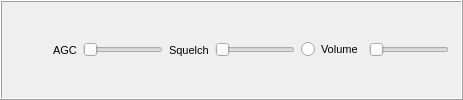
    <widget class="QFrame" name="sliderFrame">
     <property name="sizePolicy">
      <sizepolicy hsizetype="Preferred" vsizetype="Fixed">
       <horstretch>0</horstretch>
       <verstretch>0</verstretch>
      </sizepolicy>
     </property>
     <property name="frameShape">
      <enum>QFrame::Box</enum>
     </property>
     <property name="frameShadow">
      <enum>QFrame::Raised</enum>
     </property>
     <layout class="QHBoxLayout" name="horizontalLayout_2">
      <property name="topMargin">
       <number>2</number>
      </property>
      <property name="rightMargin">
       <number>12</number>
      </property>
      <property name="bottomMargin">
       <number>2</number>
      </property>
      <item>
       <spacer name="horizontalSpacer_2">
        <property name="orientation">
         <enum>Qt::Horizontal</enum>
        </property>
        <property name="sizeHint" stdset="0">
         <size>
          <width>40</width>
          <height>20</height>
         </size>
        </property>
       </spacer>
      </item>
      <item>
       <widget class="QLabel" name="label_3">
        <property name="font">
         <font>
          <pointsize>8</pointsize>
         </font>
        </property>
        <property name="text">
         <string>AGC</string>
        </property>
       </widget>
      </item>
      <item>
       <widget class="QSlider" name="agcSlider">
        <property name="maximumSize">
         <size>
          <width>80</width>
          <height>15</height>
         </size>
        </property>
        <property name="orientation">
         <enum>Qt::Horizontal</enum>
        </property>
       </widget>
      </item>
      <item>
       <widget class="QLabel" name="label">
        <property name="font">
         <font>
          <pointsize>8</pointsize>
         </font>
        </property>
        <property name="text">
         <string>Squelch</string>
        </property>
       </widget>
      </item>
      <item>
       <widget class="QSlider" name="squelchSlider">
        <property name="maximumSize">
         <size>
          <width>80</width>
          <height>15</height>
         </size>
        </property>
        <property name="minimum">
         <number>-100</number>
        </property>
        <property name="maximum">
         <number>0</number>
        </property>
        <property name="value">
         <number>-100</number>
        </property>
        <property name="orientation">
         <enum>Qt::Horizontal</enum>
        </property>
       </widget>
      </item>
      <item>
       <widget class="QRadioButton" name="muteButton">
        <property name="font">
         <font>
          <pointsize>8</pointsize>
         </font>
        </property>
        <property name="text">
         <string>Volume</string>
        </property>
       </widget>
      </item>
      <item>
       <widget class="QSlider" name="gainSlider">
        <property name="maximumSize">
         <size>
          <width>80</width>
          <height>15</height>
         </size>
        </property>
        <property name="maximum">
         <number>75</number>
        </property>
        <property name="orientation">
         <enum>Qt::Horizontal</enum>
        </property>
       </widget>
      </item>
     </layout>
    </widget>
